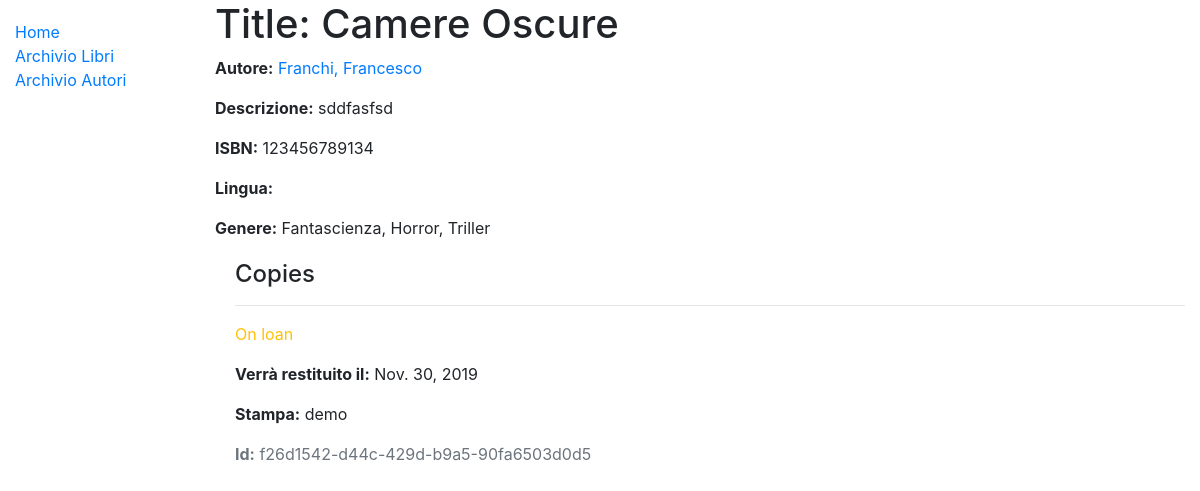
/catalog/book/3, run on the app's committed database.
### catalog/models.py (models this page shows, shortened)
class Book(models.Model):
    title = models.CharField(max_length=200)
    author = models.ForeignKey('Author', on_delete=models.SET_NULL, null=True)
    summary = models.TextField(max_length=1000, help_text='Enter a brief description of the book')
    isbn = models.CharField('ISBN', max_length=13, help_text='13 Character <a href="https://www.isbn-international.org/content/what-isbn">ISBN number</a>')
    genre = models.ManyToManyField(Genre, help_text='Select a genre for this book')
    def display_genre(self):
        """Create a string for the Genre. This is required to display genre in Admin."""
        return ', '.join(genre.name for genre in self.genre.all()[:3])
    display_genre.short_description = 'Genre'

class Author(models.Model):
    first_name = models.CharField(max_length=100)
    last_name = models.CharField(max_length=100)
    date_of_birth = models.DateField(null=True, blank=True)
    date_of_death = models.DateField('Died', null=True, blank=True)
    class Meta:
        ordering = ['last_name', 'first_name']
    def get_absolute_url(self):
        return reverse('author-detail', args=[str(self.id)])
    def __str__(self):
        return f'{self.last_name}, {self.first_name}'

class Genre(models.Model):
    name = models.CharField(max_length=200, help_text='Enter a book genre (e.g. Science Fiction)')
    def __str__(self):
        return self.name

class BookInstance(models.Model):
    id = models.UUIDField(primary_key=True, default=uuid.uuid4, help_text='Unique ID for this particular book across whole library')
    book = models.ForeignKey('Book', on_delete=models.SET_NULL, null=True)
    imprint = models.CharField(max_length=200)
    due_back = models.DateField(null=True, blank=True)
    LOAN_STATUS = (
        ('m', 'Maintenance'),
        ('o', 'On loan'),
        ('a', 'Available'),
        ('r', 'Reserved'),
    )
    status = models.CharField(
        max_length=1,
        choices=LOAN_STATUS,
        blank=True,
        default='m',
        help_text='Book availability',
    )
    class Meta:
        ordering = ['due_back']

### catalog/views.py (the view)
# urls.py: path('book/<int:pk>', views.BookDetailView.as_view(), name='book-detail'),
class BookDetailView(generic.DetailView):
    model = Book

### catalog/templates/catalog/book_detail.html
{% extends "base_generic.html" %}
{% block content %}
  <h1>Title: {{ book.title }}</h1>
  <p><strong>Autore:</strong> <a href="{{book.author.get_absolute_url}}">{{ book.author }}</a></p>
  <p><strong>Descrizione:</strong> {{ book.summary }}</p>
  <p><strong>ISBN:</strong> {{ book.isbn }}</p>
  <p><strong>Lingua:</strong> {{ book.language }}</p>
  <p><strong>Genere:</strong> {% for genre in book.genre.all %} {{ genre }}{% if not forloop.last %}, {% endif %}{% endfor %}</p>
  <div style="margin-left:20px;margin-top:20px">
    <h4>Copies</h4>
    {% for copy in book.bookinstance_set.all %}
      <hr>
      <p class="
        {% if copy.status == 'a' %}
          text-success
        {% elif copy.status == 'm' %}
          text-danger
        {% else %}
          text-warning
        {% endif %}">
        {{ copy.get_status_display }}
      </p>
      {% if copy.status != 'a' %}
        <p><strong>Verrà restituito il:</strong> {{ copy.due_back }}</p>
      {% endif %}
      <p><strong>Stampa:</strong> {{ copy.imprint }}</p>
      <p class="text-muted"><strong>Id:</strong> {{ copy.id }}</p>
    {% endfor %}
  </div>
{% endblock %}

### data on the page
Book: title "Camere Oscure", author "Franchi, Francesco", summary "sddfasfsd", isbn "123456789134"
Genre: name "Fantascienza"
Genre: name "Horror"
Genre: name "Triller"
BookInstance: status "On loan", due_back "Nov. 30, 2019", imprint "demo", id "f26d1542-d44c-429d-b9a5-90fa6503d0d5"
